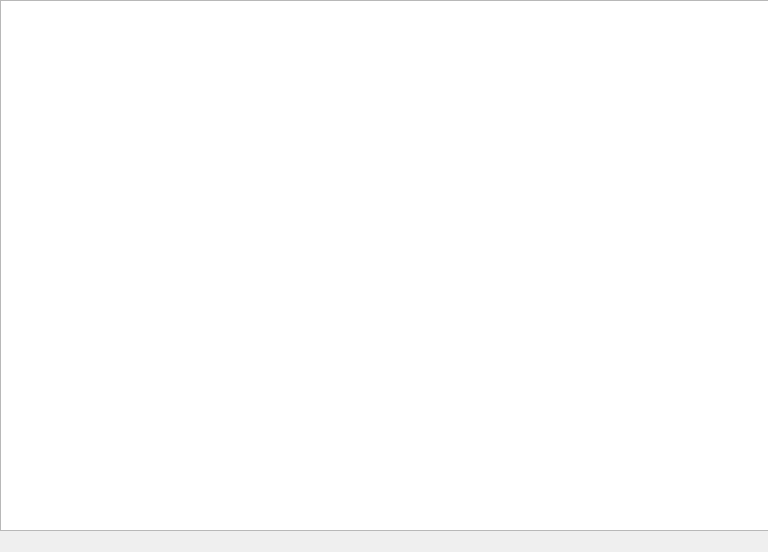
<?xml version="1.0" encoding="UTF-8"?>
<ui version="4.0">
 <class>SearchResult</class>
 <widget class="QWidget" name="SearchResult">
  <property name="geometry">
   <rect>
    <x>0</x>
    <y>0</y>
    <width>768</width>
    <height>552</height>
   </rect>
  </property>
  <property name="windowTitle">
   <string>Form</string>
  </property>
  <widget class="QTableWidget" name="tableWidget">
   <property name="geometry">
    <rect>
     <x>0</x>
     <y>0</y>
     <width>771</width>
     <height>531</height>
    </rect>
   </property>
  </widget>
 </widget>
 <resources/>
 <connections/>
</ui>
